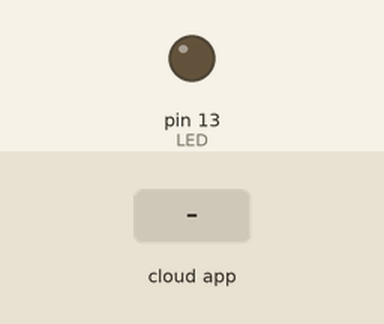
The sketch below on a simulated Arduino Uno, built with avr-gcc and run on an emulated ATmega328P. Parts: output pins drawn as LEDs (lit = HIGH). The inputs (shaded band) are chosen by the test bench. The ROS host is connected and sends only what is stated.

Above: at 1.2 s.
1.3 s: the phone or cloud app sets led_ctrl to 1
At 2.5 s:
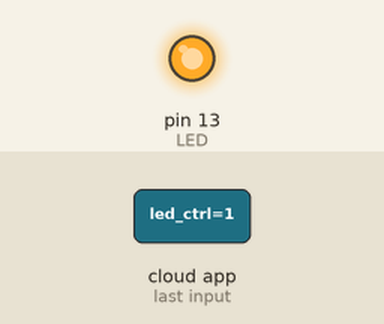
2.8 s: the phone or cloud app sets led_ctrl to 0
At 3.6 s:
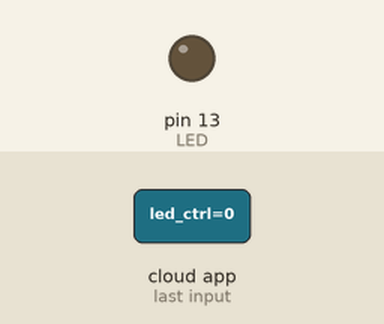
Timing chart, 0 to 5.8 s (numbered marks = the images above; inputs shaded):
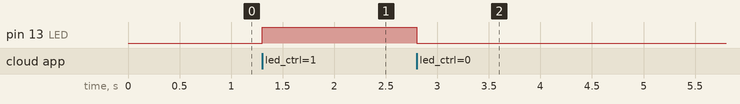

The sketch:

sketch_apr19a.ino
```cpp
// Tuesday, April 19, 2022 16:10:09

#include <ros.h>
#include <std_msgs/Bool.h>

int LED = 13;
ros::NodeHandle nh;

void messageCb(const std_msgs::Bool &msg)
{
    if (msg.data)
    {
        digitalWrite(LED, HIGH);
    }
    else
    {
        digitalWrite(LED, LOW);
    }
}

ros::Subscriber<std_msgs::Bool> sub("led_ctrl", &messageCb);

void setup()
{
    pinMode(LED, OUTPUT);
    nh.initNode();
    nh.subscribe(sub);
}

void loop()
{
    nh.spinOnce();
    delay(1);
}
```

Measured:
- after the input at 1.3 s, pin 13 (LED): LOW → HIGH at once
- after the input at 2.8 s, pin 13 (LED): HIGH → LOW at once
